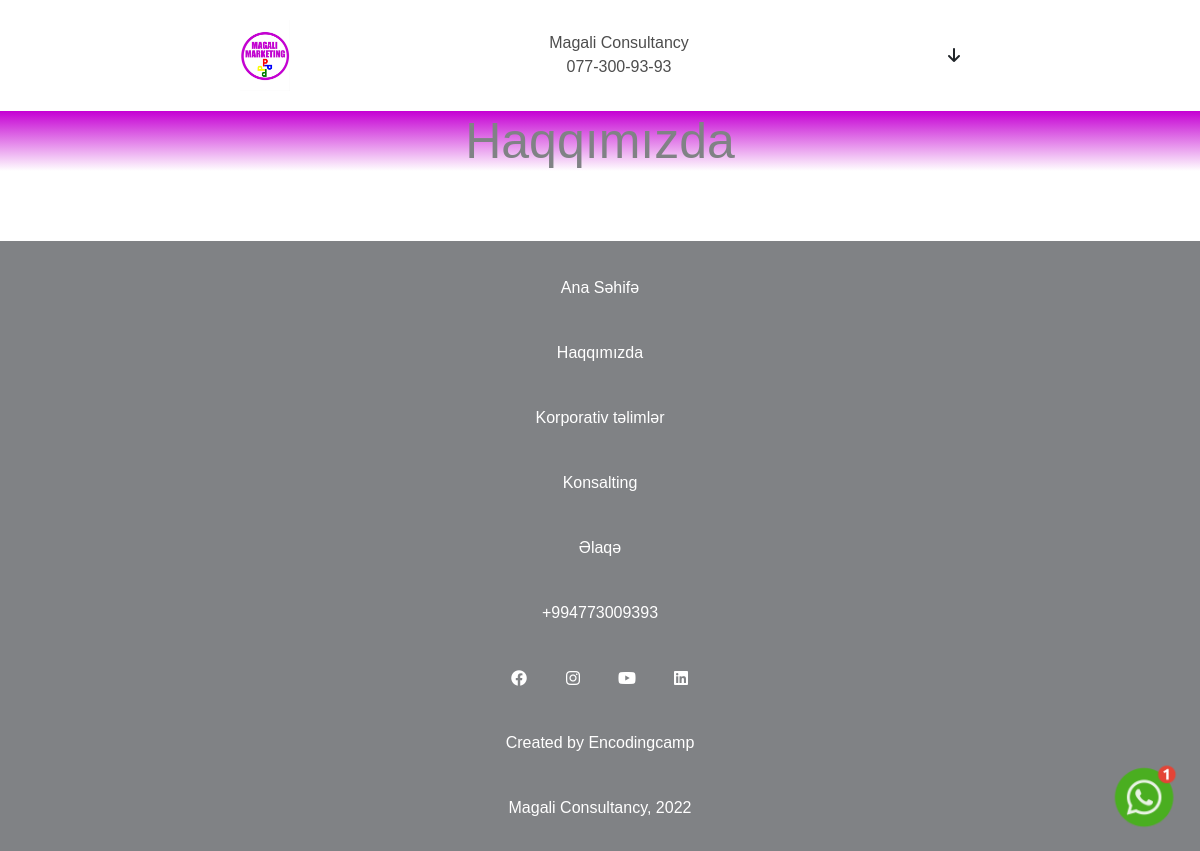
The app's page /magali/about/, older data.
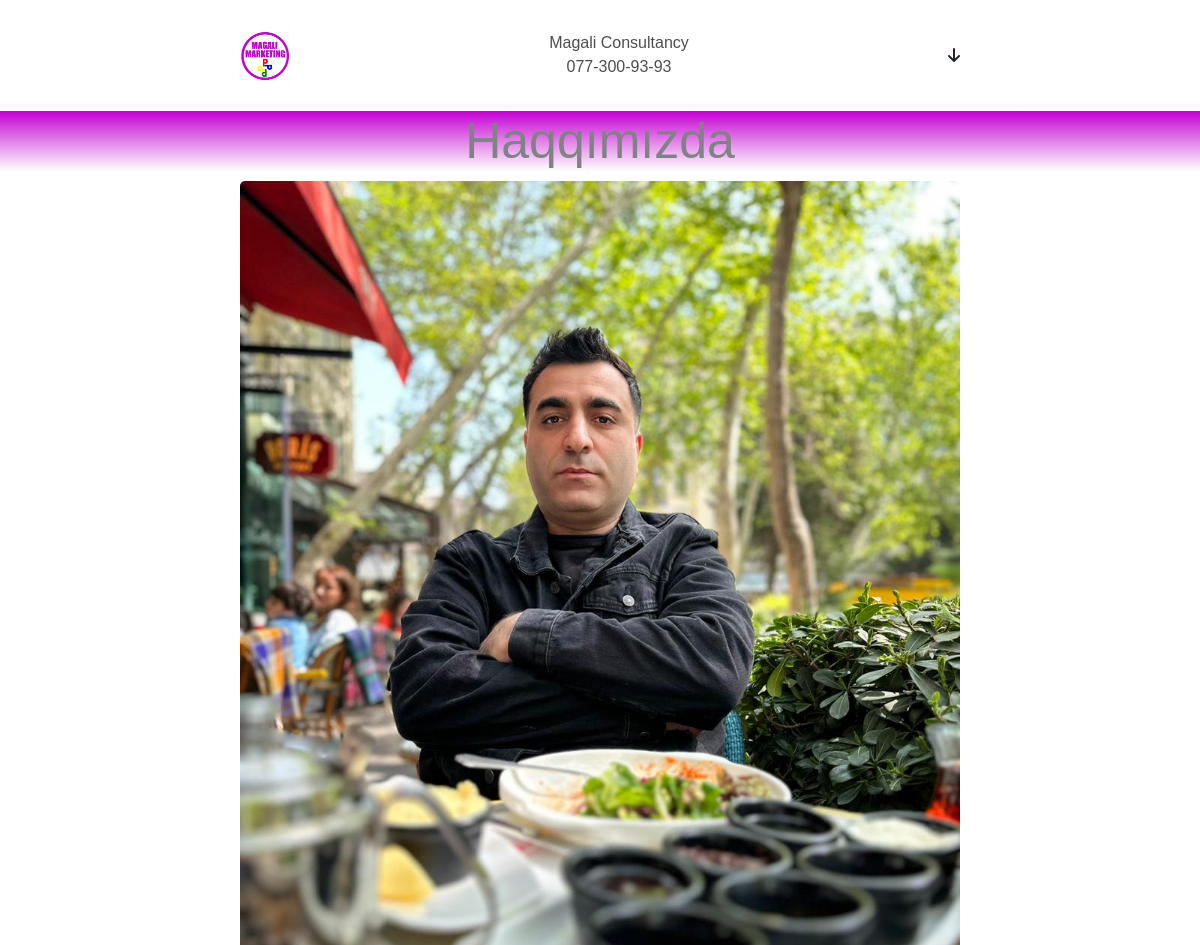
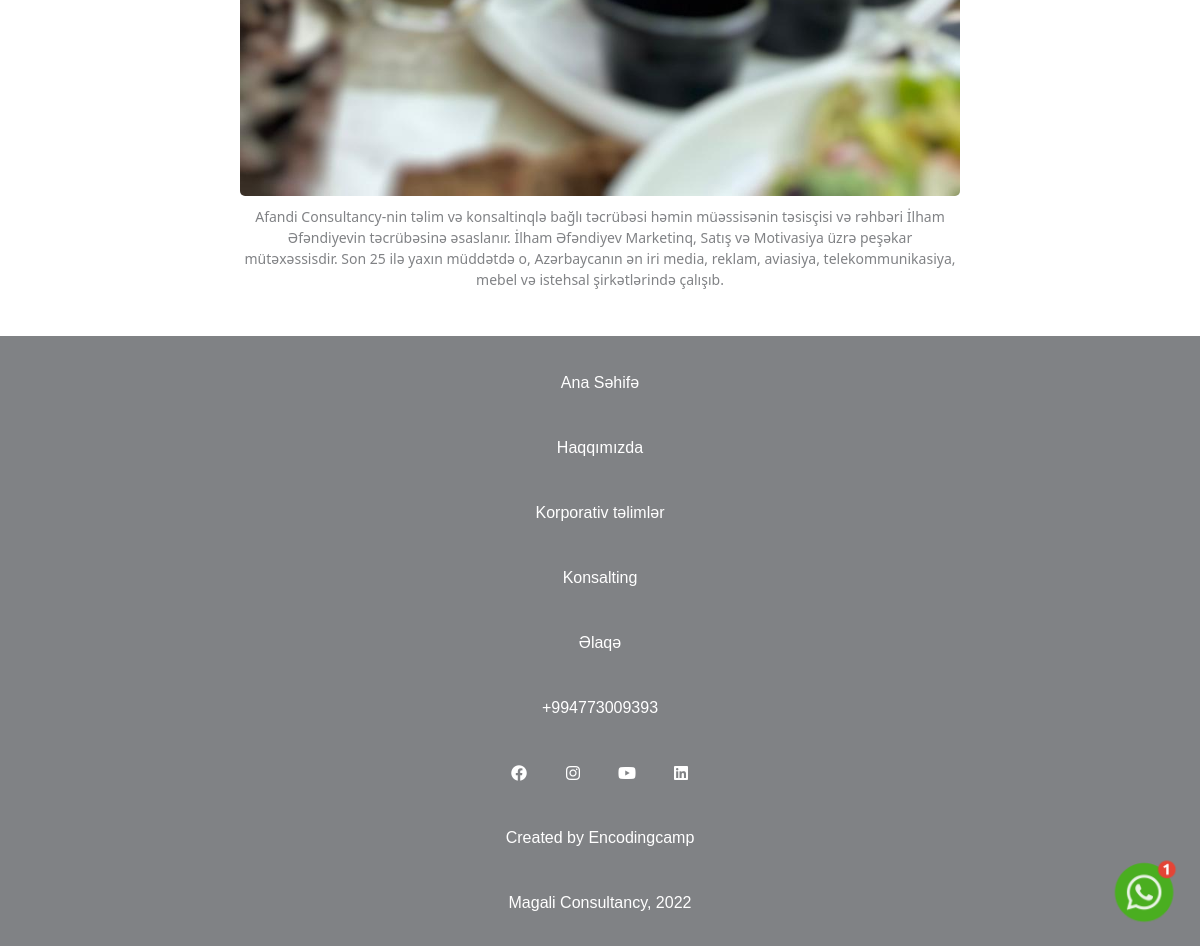
The same page, newer data (2 pictures, top to bottom).
### magali_app/models.py (models this page shows, shortened)
class SettingsModel(models.Model):
    about_banner = models.ImageField(upload_to="imgfiles/",null=True,blank=True)
    about_content = models.TextField(null= True, blank = True)
    vision = models.CharField(max_length=256,null = True, blank= True)
    mission = models.CharField(max_length=256,null= True, blank = True)
    values_context = models.CharField(max_length=256,null= True, blank = True)
    class Meta:
        verbose_name = "Setting"
        verbose_name_plural = "Settings"

### magali_app/views.py (the view)
# urls.py: path('about/', views.about,name='about'),
def about(request):
    settings= SettingsModel.objects.first()
    context = {
        "settings": settings
    }
    return render(request,"haqqimizda.html",context)

### templates/haqqimizda.html (shortened to what this page needs)
{% extends 'base.html' %}
   {% block content %}
    <div class="about">
      <div class="about_head gradient"><h2>Haqqımızda</h2></div>
      <div class="about_content">
          <div class="about_img"><img src="{{settings.about_banner.url}}" alt=""></div>
          <div class="about_text"><p>{{settings.about_content}}</p></div>
      </div>
    </div>
    {% endblock %}

### templates/base.html (shortened to what this page needs)
<!DOCTYPE html>
<html lang="en">
<head>
    <link rel="stylesheet" href="https://cdnjs.cloudflare.com/ajax/libs/font-awesome/6.4.0/css/all.min.css" />
    <link href="https://cdn.jsdelivr.net/npm/bootstrap@5.3.0-alpha3/dist/css/bootstrap.min.css" rel="stylesheet">
    {% load static %}
    <link rel="stylesheet" href="{% static 'css/style.css' %}">
</head>
<body>
<a href="https://web.whatsapp.com/send?phone=994503066626&amp;text=Salam. Sizə ən qısa zamanda geri dönüş edəcəyik. Diqqətiniz üçün təşəkkür edirik.&amp;app_absent=0"
 target="_blank"><img src="{% static '/img/wp-png.png' %}" style="width:70px;position:fixed;bottom:20px;right:20px;z-index:9999;"></a>
    <div class="main" >
        <div class="header" onclick="show();">
        <div><img src="{% static '/img/logo.jpeg' %}"></div>
        <div class="center">Magali Consultancy
        <br>
        077-300-93-93
        </div>
        <div>
        <i class="fa-solid fa-arrow-down"></i>
        </div>
        </div>
        </div>
    {% block content %}
    {% endblock %}
    <div class="footer">
        <div class="foot_list location"><a href="index.html">Ana Səhifə</a></div>
        <div class="foot_list location"><a href="about.html">Haqqımızda</a></div>
        <div class="foot_list location"><a href="corporative.html">Korporativ təlimlər</a></div>
        <div class="foot_list location"><a href="consalting.html">Konsalting</a></div>
        <div class="foot_list location"><a href="contact.html">Əlaqə</a></div>
        <div class="foot_list location">+994773009393</div>
        <div class="social_footer foot_list">
            <div class="div_icon"><a href=""></a><i class="fa-brands fa-facebook"></i></div>
            <div class="div_icon"><a href=""></a><i class="fa-brands fa-instagram"></i></div>
            <div class="div_icon"><a href=""></a><i class="fa-brands fa-youtube"></i></div>
            <div class="div_icon"><a href=""></a><i class="fa-brands fa-linkedin"></i></div>
        </div>
        <div class="created_footer foot_list location">Created by Encodingcamp</div>
        <div class="company_name foot_list location">Magali Consultancy, 2022</div>
    </div>
  <link rel="stylesheet" href="https://cdnjs.cloudflare.com/ajax/libs/intl-tel-input/17.0.13/css/intlTelInput.css">
</body>
</html>

### static/css/style.css (style rules this page uses)
* { padding:0; margin:0; box-sizing: border-box; }
.gradient { background:linear-gradient(to bottom,#c500d3,white); }
.about_img img, .services_img img { border-radius:5px; margin:10px 0; width:100%; }
.about_head h2, .services_head h2 { font-size:50px; font-family: sans-serif ; color:#808285; margin:20px 0 0 0; }
.about_text, .services_text { font-size:14px; color:#808285; margin-bottom:20px; float:left; }
.about_content, .services_content { width:60%; display:inline-block; }
.about, .services { text-align:center; }
.header { display:flex; justify-content: center; transition:0.3s; padding-top: 20px; }
a { text-decoration:none; }
.header img { width:50px; }
.header { display:flex; align-items:center; justify-content: space-between; width:100%; }
.center { text-align:center; color:rgba(0,0,0,0.7); }
.main { width:60%; margin:0 auto; }
.footer { width:100%; background-color: #808285; margin-top: 10px; padding:15px 0 0 0; font-size: 16px; color:#ffffff; font-family: sans-serif; padding-bottom:10px; }
.foot_list { height:65px; width:100%; text-align:center; }
.foot_list a { color:#ffffff; font-size:16px; font-family:sans-serif; }
.social_footer { display:flex; justify-content: center; align-items: center; }
.location { display:flex; justify-content: center; align-items: center; }
.div_icon { margin:0 2px 0 2px; width:50px; height:50px; }
.div_icon { width:50px; height:50px; display:flex; align-items: center; justify-content: center; }
.center { font-size:16px; font-family: sans-serif; }

Row changes from the older to the newer data that the page shows:
added SettingsModel: about_banner (picture), about_content "Afandi Consultancy-nin təlim və konsaltinqlə bağlı təcrübəsi həmin müəssisənin təsisçisi və rəhbəri İlham Əfəndiyevin təcrübəsinə əsaslanır. ‌‌İlham Əfəndiyev Marketinq, Satış və Motivasiya üzrə peşəkar mütəxəssisdir. Son 25 ilə yaxın müddətdə o, Azərbaycanın ən iri media, reklam, aviasiya, telekommunikasiya, mebel və istehsal şirkətlərində çalışıb."
